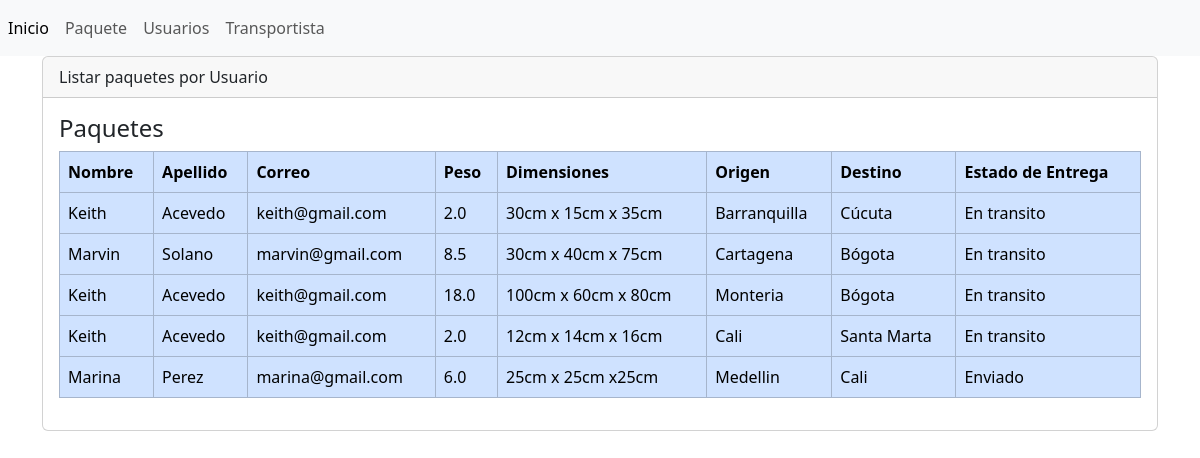
The page /packages_sent on the database its author committed.
### logistics/models.py (models this page shows, shortened)
class Package(models.Model):
    id = models.AutoField(primary_key=True)
    client = models.ForeignKey(Client, on_delete=models.CASCADE)
    transportist = models.ForeignKey(Transportist, on_delete=models.CASCADE)
    weight = models.FloatField(verbose_name="Peso")
    dimensions = models.CharField(max_length=100, verbose_name="Dimensiones")
    origin = models.CharField(max_length=100, verbose_name="Origen")
    destination = models.CharField(max_length=100, verbose_name="Destino")
    status = models.CharField(max_length=100, verbose_name="Estado")

class Client(models.Model):
    id = models.AutoField(primary_key=True)
    name = models.CharField(max_length=100, verbose_name="Nombre")
    last_name = models.CharField(max_length=100, verbose_name="Apellido")
    email = models.EmailField(verbose_name="Correo")
    phone = models.CharField(max_length=10, verbose_name="Teléfono")
    address = models.CharField(max_length=100, verbose_name="Dirección")

### logistics/views.py (the view)
# urls.py: path('packages_sent', views.packages_sent, name='packages_sent'),
def packages_sent(request):
    packages = Package.objects.all()
    return render(request, 'pages/packages_sent.html', {'packages': packages})

### logistics/templates/pages/packages_sent.html (shortened to what this page needs)
{% extends 'base.html' %}
{% block content %}
    <div class="card">
        <div class="card-header">Listar paquetes por Usuario</div>
        <div class="card-body">
            <h4 class="card-title">Paquetes</h4>
            <div
                class="table-responsive"
            >
                <table
                    class="table table-primary table-bordered table-hover "
                >
                    <thead>
                        <tr>
                            <th scope="col">Nombre</th>
                            <th scope="col">Apellido</th>
                            <th scope="col">Correo</th>
                            <th scope="col">Peso</th>
                            <th scope="col">Dimensiones</th>
                            <th scope="col">Origen</th>
                            <th scope="col">Destino</th>
                            <th scope="col">Estado de Entrega</th>
                        </tr>
                    </thead>
                    <tbody>
                        {% for package in packages %}
                        <tr class="">
                            <td scope="row">{{ package.client.name }}</td>
                            <td>{{ package.client.last_name }}</td>
                            <td>{{ package.client.email }}</td>
                            <td>{{ package.weight }}</td>
                            <td>{{ package.dimensions }}</td>
                            <td>{{ package.origin }}</td>
                            <td>{{ package.destination }}</td>
                            <td>{{ package.status }}</td>
                        </tr>
                        {% endfor %}
                    </tbody>
                </table>
            </div>
        </div>
    </div>
{% endblock %}

### rows shown on the page
Package: client.name "Keith", client.last_name "Acevedo", client.email "keith@gmail.com", weight "2.0", dimensions "30cm x 15cm x 35cm", origin "Barranquilla", destination "Cúcuta", status "En transito"
Package: client.name "Marvin", client.last_name "Solano", client.email "marvin@gmail.com", weight "8.5", dimensions "30cm x 40cm x 75cm", origin "Cartagena", destination "Bógota", status "En transito"
Package: client.name "Keith", client.last_name "Acevedo", client.email "keith@gmail.com", weight "18.0", dimensions "100cm x 60cm x 80cm", origin "Monteria", destination "Bógota", status "En transito"
Package: client.name "Keith", client.last_name "Acevedo", client.email "keith@gmail.com", weight "2.0", dimensions "12cm x 14cm x 16cm", origin "Cali", destination "Santa Marta", status "En transito"
Package: client.name "Marina", client.last_name "Perez", client.email "marina@gmail.com", weight "6.0", dimensions "25cm x 25cm x25cm", origin "Medellin", destination "Cali", status "Enviado"
